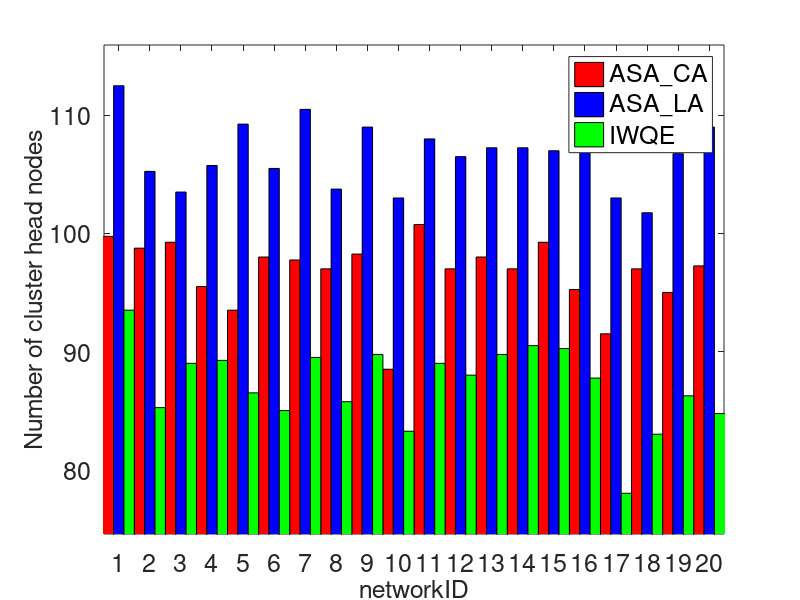
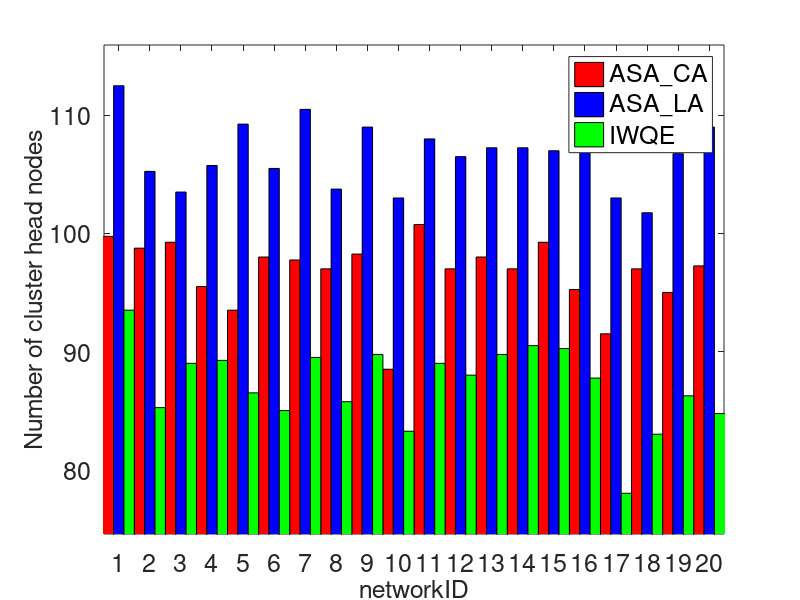
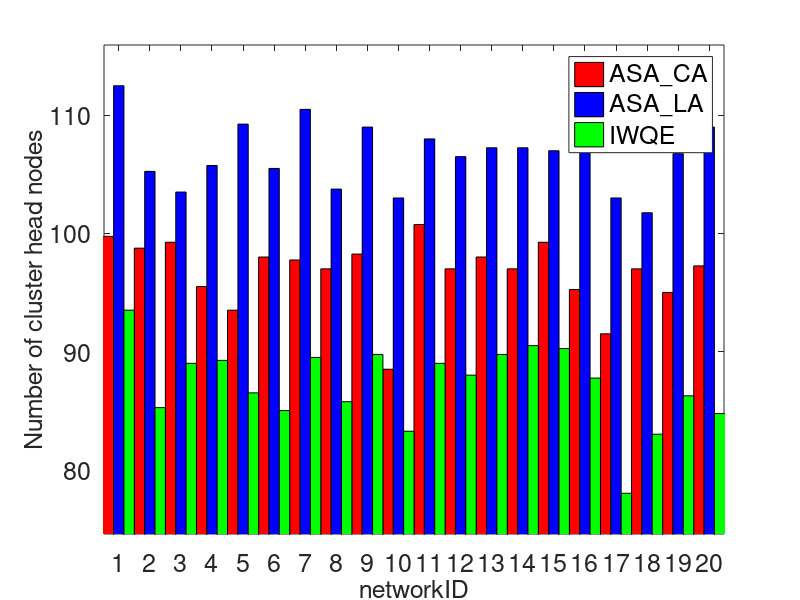
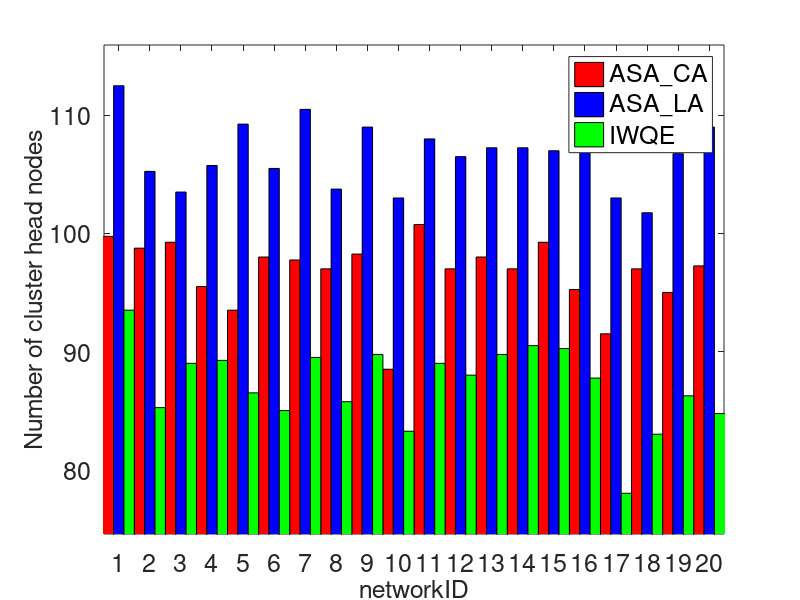

The MATLAB source for these figures, in order:
networkID = [1.0;2.0;3.0;4.0;5.0;6.0;7.0;8.0;9.0;10.0;11.0;12.0;13.0;14.0;15.0;16.0;17.0;18.0;19.0;20.0];
x = networkID';
ASA_CA = [99.75;98.75;99.25;95.5;93.5;98.0;97.75;97.0;98.25;88.5;100.75;97.0;98.0;97.0;99.25;95.25;91.5;97.0;95.0;97.25];
y(:,1) = ASA_CA';
ASA_LA = [112.5;105.25;103.5;105.75;109.25;105.5;110.5;103.75;109.0;103.0;108.0;106.5;107.25;107.25;107.0;107.5;103.0;101.75;106.75;109.0];
y(:,2) = ASA_LA';
IWQE = [93.5;85.25;89.0;89.25;86.5;85.0;89.5;85.75;89.75;83.25;89.0;88.0;89.75;90.5;90.25;87.75;78.0;83.0;86.25;84.75];
y(:,3) = IWQE';
figure1 = figure;
fontSize = 18;
set(figure1,'Color',[1,1,1]);
axes1 = axes('XTick',networkID,'Parent',figure1,'Box','on','FontSize', fontSize);
xgap = (max(x)-min(x))/size(x,2)/2;
xlim(axes1,[min(x)-xgap max(x)+xgap]);
maxy = max(max(y));
miny = min(min(y));
ygap1 = (maxy - miny)/10;
ygap2 = (maxy - miny)/10;
ylim(axes1,[miny-ygap1 maxy+ygap2]);
hold on;
bar1 = bar(x,y,'Parent',axes1);
set(bar1(1),'facecolor','r');
set(bar1(2),'facecolor','b');
set(bar1(3),'facecolor','g');
set(bar1,'BarWidth',1);
xlabel('networkID','FontSize', fontSize);
ylabel('Number of cluster head nodes','FontSize', fontSize);
hl = legend('ASA\_CA','ASA\_LA','IWQE');
%Legend Location North,South,East,West
set(hl,'Location','Best','FontSize', fontSize);
print(gcf,'-depsc','networkID_queryNodeNum_bar.eps');
print(gcf,'-djpeg','networkID_queryNodeNum_bar.jpeg');
print(gcf,'-dtiff','networkID_queryNodeNum_bar.tif');
print(gcf,'-dbitmap','networkID_queryNodeNum_bar.bmp');
print(gcf,'-dpng','networkID_queryNodeNum_bar.png');
